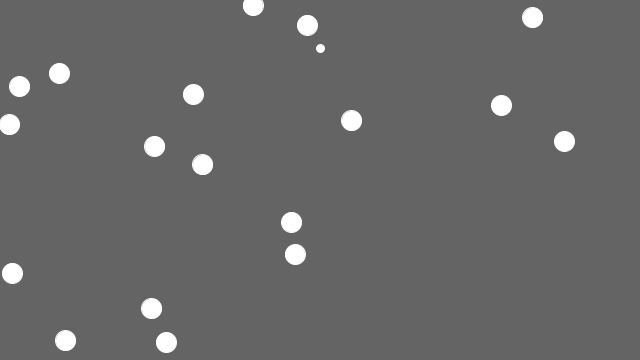
Frame 1 (no input)
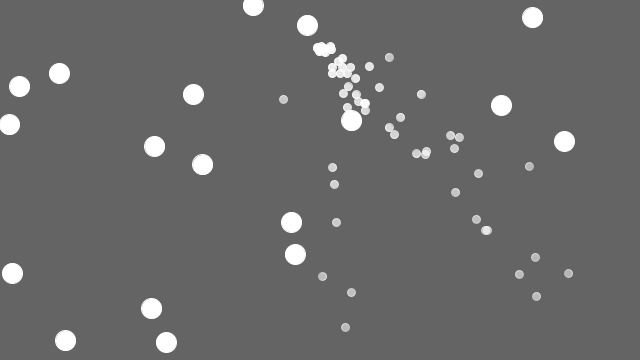
Frame 60 (the mouse pressed at the canvas centre just before this capture)
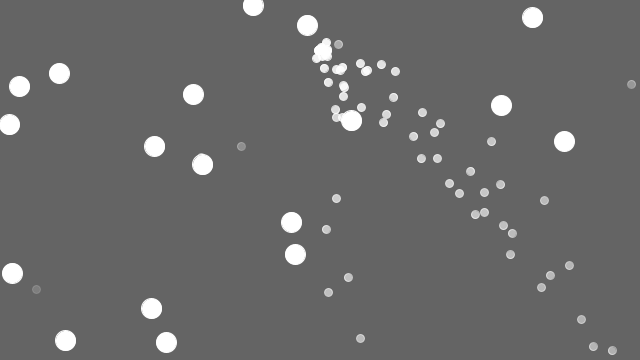
Frame 120 (the mouse held since frame 60 and released just before this capture)

The Processing sketch that drew these frames (run headless with seeded random() and noise(); from frame 60 on, the mouse is pressed at the canvas centre):

// Processing sketch: repellers
// ── repellers.pde
import java.util.Iterator;

ParticleSystem ps;
ArrayList<Repeller> repellers;
 
void setup() {
  size(640,360);
  ps = new ParticleSystem(new PVector(width/2,50));
  repellers = new ArrayList<Repeller>();
  int numreps = ceil(random(5, 25));
  for (int i = 0; i < numreps; i++) {
    repellers.add(new Repeller(random(width),random(height)));
  }
}
 
void draw() {
  background(100);
  ps.addParticle();
  PVector gravity = new PVector(0,0.2);
  ps.applyForce(gravity);
  for (Repeller r : repellers) {
    ps.applyRepeller(r);
    r.display();
  }
  ps.run();
}
 
 
class ParticleSystem {
  ArrayList<Particle> particles;
  PVector origin;
 
  ParticleSystem(PVector location) {
    origin = location.get();
    particles = new ArrayList<Particle>();
  }
 
  void addParticle() {
    particles.add(new Particle(origin));
  }
 
  void applyForce(PVector f) {
    for (Particle p: particles) {
      p.applyForce(f);
    }
  }
 
  void applyRepeller(Repeller r) {
    for (Particle p: particles) {
      PVector force = r.repel(p);
      p.applyForce(force);
    }
  }
 
  void run() {
    Iterator<Particle> it = particles.iterator();
    while (it.hasNext()) {
      Particle p = (Particle) it.next();
      p.run();
      if (p.isDead()) {
        it.remove();
      }
    }
  }
}
 
class Repeller {
 
  float strength = 100;
  PVector location;
  float r = 10;
 
  Repeller(float x, float y)  {
    location = new PVector(x,y);
  }
 
  void display() {
    stroke(255);
    fill(255);
    ellipse(location.x,location.y,r*2,r*2);
  }
 
  PVector repel(Particle p) {
    PVector dir = PVector.sub(location,p.location);
    float d = dir.mag();
    dir.normalize();
    d = constrain(d,5,100);
    float force = -1 * strength / (d * d);
    dir.mult(force);
    return dir;
  }
}

class Particle {
  PVector location;
  PVector velocity;
  PVector acceleration;
  float lifespan;
 
  float mass = 1;
 
  Particle(PVector l) {
    acceleration = new PVector(0,0);
    velocity = new PVector(random(-1,1),random(-2,0));
    location = l.get();
    lifespan = 255.0;
  }
 
  void run() {
    update();
    display();
  }
 
  void applyForce(PVector force) {
    PVector f = force.get();
    f.div(mass);
    acceleration.add(f);
  }
 
  void update() {
    velocity.add(acceleration);
    location.add(velocity);
    acceleration.mult(0);
    lifespan -= 2.0;
  }
 
  void display() {
    stroke(255,lifespan);
    fill(255,lifespan);
    ellipse(location.x,location.y,8,8);
  }
 
  boolean isDead() {
    if (lifespan < 0.0) {
      return true;
    } else {
      return false;
    }
  }
}
